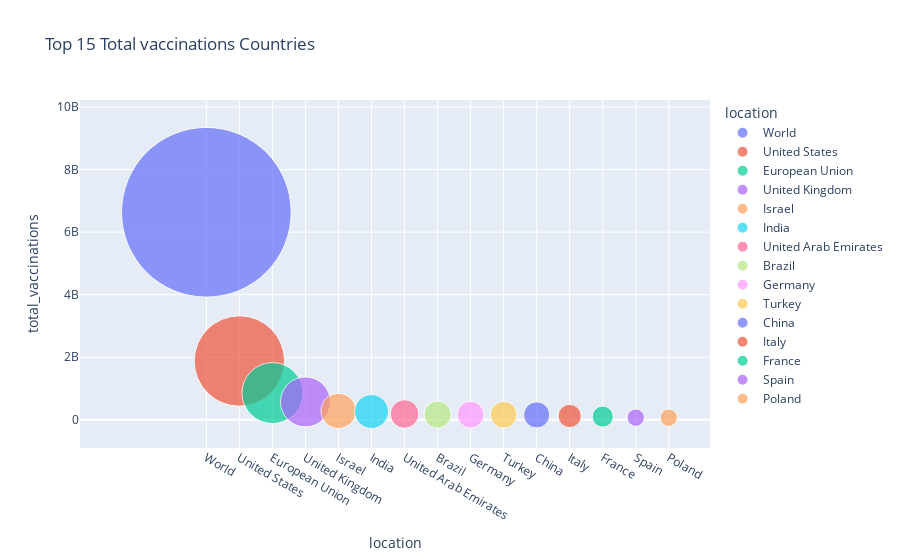

Here is the notebook cell this chart was saved with:
### Code cell
# a. Top 15 countries 
vaccinations_top_15 = pd.DataFrame(covid_data.groupby('location')['total_vaccinations'].sum().nlargest(15).sort_values(ascending = False))
 

fig1 = px.scatter(vaccinations_top_15, x = vaccinations_top_15.index, y = 'total_vaccinations', size = 'total_vaccinations', size_max = 120,
                color = vaccinations_top_15.index, title = 'Top 15 Total vaccinations Countries')
fig1.show()

### Figure 1 — Plotly figure (JSON) as saved in the notebook; plotly's stock layout.template omitted (floating-point values rounded to 4 significant figures)
{"data": [{"hovertemplate": "location=%{x}<br>total_vaccinations=%{marker.size}<extra></extra>", "legendgroup": "World", "marker": {"color": "#636efa", "size": [6636234301], "sizemode": "area", "sizeref": 460800.0, "symbol": "circle"}, "mode": "markers", "name": "World", "orientation": "v", "showlegend": true, "type": "scatter", "x": ["World"], "xaxis": "x", "y": [6636234301], "yaxis": "y"}, {"hovertemplate": "location=%{x}<br>total_vaccinations=%{marker.size}<extra></extra>", "legendgroup": "United States", "marker": {"color": "#EF553B", "size": [1882011126], "sizemode": "area", "sizeref": 460800.0, "symbol": "circle"}, "mode": "markers", "name": "United States", "orientation": "v", "showlegend": true, "type": "scatter", "x": ["United States"], "xaxis": "x", "y": [1882011126], "yaxis": "y"}, {"hovertemplate": "location=%{x}<br>total_vaccinations=%{marker.size}<extra></extra>", "legendgroup": "European Union", "marker": {"color": "#00cc96", "size": [857290155], "sizemode": "area", "sizeref": 460800.0, "symbol": "circle"}, "mode": "markers", "name": "European Union", "orientation": "v", "showlegend": true, "type": "scatter", "x": ["European Union"], "xaxis": "x", "y": [857290155], "yaxis": "y"}, {"hovertemplate": "location=%{x}<br>total_vaccinations=%{marker.size}<extra></extra>", "legendgroup": "United Kingdom", "marker": {"color": "#ab63fa", "size": [575310789], "sizemode": "area", "sizeref": 460800.0, "symbol": "circle"}, "mode": "markers", "name": "United Kingdom", "orientation": "v", "showlegend": true, "type": "scatter", "x": ["United Kingdom"], "xaxis": "x", "y": [575310789], "yaxis": "y"}, {"hovertemplate": "location=%{x}<br>total_vaccinations=%{marker.size}<extra></extra>", "legendgroup": "Israel", "marker": {"color": "#FFA15A", "size": [284592379], "sizemode": "area", "sizeref": 460800.0, "symbol": "circle"}, "mode": "markers", "name": "Israel", "orientation": "v", "showlegend": true, "type": "scatter", "x": ["Israel"], "xaxis": "x", "y": [284592379], "yaxis": "y"}, {"hovertemplate": "location=%{x}<br>total_vaccinations=%{marker.size}<extra></extra>", "legendgroup": "India", "marker": {"color": "#19d3f3", "size": [266085353], "sizemode": "area", "sizeref": 460800.0, "symbol": "circle"}, "mode": "markers", "name": "India", "orientation": "v", "showlegend": true, "type": "scatter", "x": ["India"], "xaxis": "x", "y": [266085353], "yaxis": "y"}, {"hovertemplate": "location=%{x}<br>total_vaccinations=%{marker.size}<extra></extra>", "legendgroup": "United Arab Emirates", "marker": {"color": "#FF6692", "size": [188607970], "sizemode": "area", "sizeref": 460800.0, "symbol": "circle"}, "mode": "markers", "name": "United Arab Emirates", "orientation": "v", "showlegend": true, "type": "scatter", "x": ["United Arab Emirates"], "xaxis": "x", "y": [188607970], "yaxis": "y"}, {"hovertemplate": "location=%{x}<br>total_vaccinations=%{marker.size}<extra></extra>", "legendgroup": "Brazil", "marker": {"color": "#B6E880", "size": [168786644], "sizemode": "area", "sizeref": 460800.0, "symbol": "circle"}, "mode": "markers", "name": "Brazil", "orientation": "v", "showlegend": true, "type": "scatter", "x": ["Brazil"], "xaxis": "x", "y": [168786644], "yaxis": "y"}, {"hovertemplate": "location=%{x}<br>total_vaccinations=%{marker.size}<extra></extra>", "legendgroup": "Germany", "marker": {"color": "#FF97FF", "size": [166659816], "sizemode": "area", "sizeref": 460800.0, "symbol": "circle"}, "mode": "markers", "name": "Germany", "orientation": "v", "showlegend": true, "type": "scatter", "x": ["Germany"], "xaxis": "x", "y": [166659816], "yaxis": "y"}, {"hovertemplate": "location=%{x}<br>total_vaccinations=%{marker.size}<extra></extra>", "legendgroup": "Turkey", "marker": {"color": "#FECB52", "size": [163937911], "sizemode": "area", "sizeref": 460800.0, "symbol": "circle"}, "mode": "markers", "name": "Turkey", "orientation": "v", "showlegend": true, "type": "scatter", "x": ["Turkey"], "xaxis": "x", "y": [163937911], "yaxis": "y"}, {"hovertemplate": "location=%{x}<br>total_vaccinations=%{marker.size}<extra></extra>", "legendgroup": "China", "marker": {"color": "#636efa", "size": [158487000], "sizemode": "area", "sizeref": 460800.0, "symbol": "circle"}, "mode": "markers", "name": "China", "orientation": "v", "showlegend": true, "type": "scatter", "x": ["China"], "xaxis": "x", "y": [158487000], "yaxis": "y"}, {"hovertemplate": "location=%{x}<br>total_vaccinations=%{marker.size}<extra></extra>", "legendgroup": "Italy", "marker": {"color": "#EF553B", "size": [124256148], "sizemode": "area", "sizeref": 460800.0, "symbol": "circle"}, "mode": "markers", "name": "Italy", "orientation": "v", "showlegend": true, "type": "scatter", "x": ["Italy"], "xaxis": "x", "y": [124256148], "yaxis": "y"}, {"hovertemplate": "location=%{x}<br>total_vaccinations=%{marker.size}<extra></extra>", "legendgroup": "France", "marker": {"color": "#00cc96", "size": [103116226], "sizemode": "area", "sizeref": 460800.0, "symbol": "circle"}, "mode": "markers", "name": "France", "orientation": "v", "showlegend": true, "type": "scatter", "x": ["France"], "xaxis": "x", "y": [103116226], "yaxis": "y"}, {"hovertemplate": "location=%{x}<br>total_vaccinations=%{marker.size}<extra></extra>", "legendgroup": "Spain", "marker": {"color": "#ab63fa", "size": [69699125], "sizemode": "area", "sizeref": 460800.0, "symbol": "circle"}, "mode": "markers", "name": "Spain", "orientation": "v", "showlegend": true, "type": "scatter", "x": ["Spain"], "xaxis": "x", "y": [69699125], "yaxis": "y"}, {"hovertemplate": "location=%{x}<br>total_vaccinations=%{marker.size}<extra></extra>", "legendgroup": "Poland", "marker": {"color": "#FFA15A", "size": [69446943], "sizemode": "area", "sizeref": 460800.0, "symbol": "circle"}, "mode": "markers", "name": "Poland", "orientation": "v", "showlegend": true, "type": "scatter", "x": ["Poland"], "xaxis": "x", "y": [69446943], "yaxis": "y"}], "layout": {"legend": {"itemsizing": "constant", "title": {"text": "location"}, "tracegroupgap": 0}, "title": {"text": "Top 15 Total vaccinations Countries"}, "xaxis": {"anchor": "y", "categoryarray": ["World", "United States", "European Union", "United Kingdom", "Israel", "India", "United Arab Emirates", "Brazil", "Germany", "Turkey", "China", "Italy", "France", "Spain", "Poland"], "categoryorder": "array", "domain": [0, 1], "title": {"text": "location"}}, "yaxis": {"anchor": "x", "domain": [0, 1], "title": {"text": "total_vaccinations"}}}}
